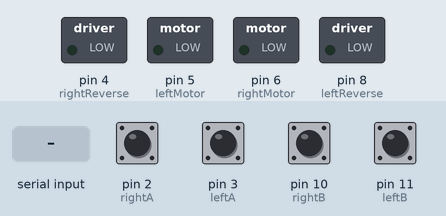
This sketch was run on a simulated Arduino Uno, built with avr-gcc and run on an emulated ATmega328P. Parts: switched loads named in the sketch (green lamp = pin HIGH). The inputs (shaded band) are chosen by the test bench; at power-on: pin 2 (rightA), pin 3 (leftA), pin 10 (rightB), pin 11 (leftB) LOW. What the sketch prints to the serial monitor is not drawn.

Above: at 1.2 s.
1.3 s: byte 127 (127) received over Serial
At 1.56 s:
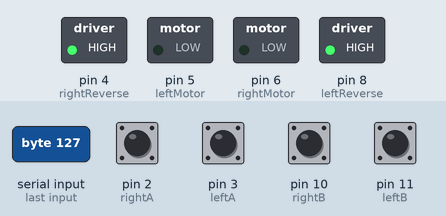
At 2.3 s:
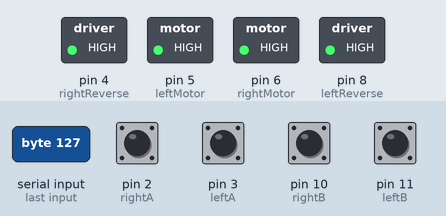
3.1 s: pin 2 (rightA) pulled HIGH for 0.15 s
6.2 s: pin 3 (leftA) pulled HIGH for 1 s
8.7 s: pin 2 (rightA) pulled HIGH for 1 s
11.2 s: pin 2 (rightA) driven HIGH and pin 3 (leftA) driven HIGH
13.1 s: pin 2 (rightA) driven LOW
Timing chart, 0 to 15.6 s (numbered marks = the images above; inputs shaded):
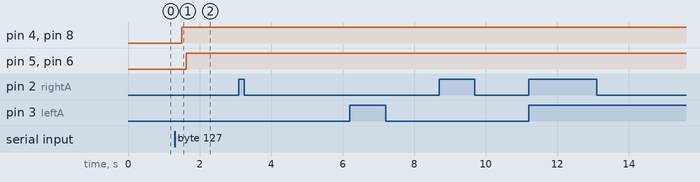

Measured:
- after the input at 1.3 s, pin 4 (rightReverse), pin 8 (leftReverse): LOW → HIGH after 0.20 s; pin 5 (leftMotor), pin 6 (rightMotor): LOW → HIGH after 0.33 s
- after the input at 3.1 s, every drawn part: stays the same
- after the input at 6.2 s, every drawn part: stays the same
- after the input at 8.7 s, every drawn part: stays the same
- after the input at 11.2 s, every drawn part: stays the same
- after the input at 13.1 s, every drawn part: stays the same

The sketch:

ATV_Arduino.ino
```cpp
int rightMotor = 6;         //solded
int leftMotor = 5;          //solded
int rightA = 2;             //orange
int leftA = 3;              //yellow
int rightB = 10;            //brown
int leftB = 11;             //grey
int rightReverse = 4;       //green
int leftReverse = 8;        //green

int currentRight = A0;      //white
int currentLeft = A1;       //blue

int currLeftValue = 0;
int currRightValue = 0;
int r_val = 0;
int l_val = 0;

volatile long r_count = 0;
volatile long l_count = 0;
volatile int count_flag = 0;

long r_count_old = 0;
long l_count_old = 0;
long newtime = 0;
long oldtime = 0;
long r_vel;
long l_vel;

long difftime=0;
long diffcount=0;

byte byteRead;
int r_dir = 0;
int l_dir = 0;
int r_pwm = 0;
int l_pwm = 0;

void setup() {
  pinMode(rightA, INPUT);
  pinMode(rightB, INPUT);
  pinMode(leftA, INPUT);
  pinMode(leftB, INPUT);
  pinMode(rightMotor, OUTPUT);
  pinMode(leftMotor, OUTPUT);
  pinMode(rightReverse, OUTPUT);
  pinMode(leftReverse, OUTPUT);
  attachInterrupt(0, r_isr, CHANGE);
  attachInterrupt(1, l_isr, CHANGE);
  Serial.begin(57600);
}

void loop() {

  if (Serial.available()) {

    byteRead = Serial.read();
    if (byteRead == 127)
    {
      l_dir = Serial.read();
      l_pwm = Serial.read();  //reference input speed
      r_dir = Serial.read();
      r_pwm = Serial.read();  //reference input speed
    }

    digitalWrite(leftReverse, l_dir);
    digitalWrite(rightReverse, r_dir);
    delay(125);


    analogWrite(leftMotor, l_pwm);
    analogWrite(rightMotor, r_pwm);
    /*currRightValue = analogRead(currentRight);
    currRightValue = map(currRightValue, 0, 1023, 0, 255);
    delay(1);
    currLeftValue = analogRead(currentLeft);
    currLeftValue = map(currLeftValue, 0, 1023, 0, 255);*/
    //Serial.write(byteRead);
  }

  newtime = micros();
  l_vel = (l_count-l_count_old) * 1000000 /(newtime-oldtime);
  r_vel = (r_count-r_count_old) * 1000000 /(newtime-oldtime);
  diffcount = r_count-r_count_old;
  difftime = newtime-oldtime;
  oldtime = newtime;
  r_count_old = r_count;
  l_count_old = l_count;

  // PROTOCOL
  // 127-255-RCNT_MSB-RCNT_LSB-LCNT_MSB-LCNT_LSB-RVEL_MSB-RVEL_LSB-LVEL_MSB-LVEL_LSB

  Serial.write(127); // start byte
  Serial.write(255);
  //Serial.write(outputPitch);
  //Serial.write(outputRoll);
  outputBytes(r_count);
  outputBytes(l_count);
  outputBytes(r_vel);
  outputBytes(l_vel);
  Serial.write(currRightValue);
  Serial.write(currLeftValue);
  //Serial.println(difftime);
  //Serial.println(diffcount);

  delay(250);
}

void r_isr()
{
  r_val = digitalRead(rightA);
  if (digitalRead(rightB) == r_val)
    r_count = r_count + 1;
  else
    r_count = r_count - 1;
}

void l_isr()
{
  l_val = digitalRead(leftA);
  if (digitalRead(leftB) == l_val)
    l_count = l_count - 1;
  else
    l_count = l_count + 1;
}

void outputBytes(int value){
  int MSB;
  int LSB;

  MSB = value >> 8;
  LSB = value & 0b0000000011111111;

  Serial.write(MSB);
  Serial.write(LSB);
}
```
